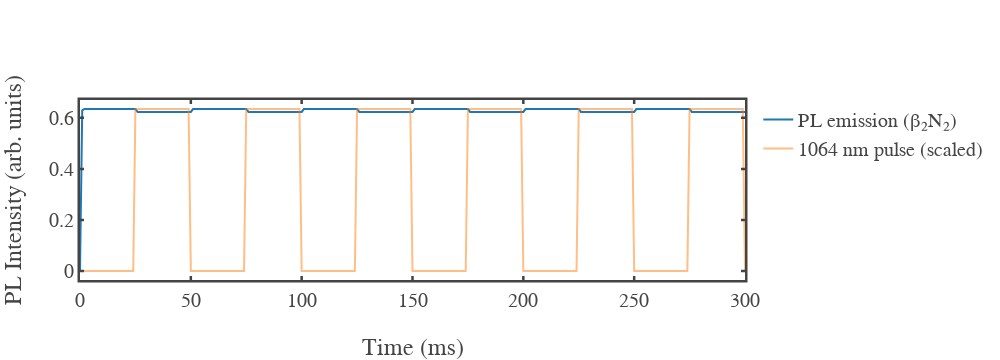

This figure's notebook cell:
### Code cell
import numpy as np
from scipy.integrate import solve_ivp
import plotly.graph_objects as go

# ------------------------------------------------------------
# --- Simulation parameters ---
# ------------------------------------------------------------
t_max = 300.0       # total simulation time in ms (enough to cover several pulses)
dt = 1.0            # time step in ms
t_eval = np.arange(0, t_max+dt, dt)

# Pulse parameters (ms)
laser_on = 25.0
laser_off = 25.0
period = laser_on + laser_off
phase_shift = laser_on  # phase offset for 1064 pulse

# Lifetimes (ms)
beta1 = 1/0.5   # generally longer as seen in the excited state of Yb3+
beta2 = 1/0.25  # effective lifetime from both 975 nm and 1064 nm wavelengths

# Coefficients (1/ms/mW)
# Chosen roughly to reproduce ~2% quenching for given powers
k_alpha1  = 5  # 975 nm excitation
k_alpha1p = 0.04
k_alpha2  = 0.06  # 1064 nm weak contribution
k_alpha2p = 0.0005
k_gamma_975 = 0.00001
k_gamma_1064 = 0.1

# # Lifetimes
# beta1 = 0.01
# beta2 = 0.03

# # Coefficients
# k_alpha1  = 2
# k_alpha1p = 0.05
# k_alpha2  = 0.07
# k_alpha2p = 0.0001
# k_gamma_975 = 0.00001
# k_gamma_1064 = 0.017

# Plotly template
fig_template = go.layout.Template()
fig_template.layout = {
    'template': 'simple_white+presentation',
    'autosize': False,
    'width': 1000,
    'height': 450,
    'xaxis': {'ticks':'inside','mirror':'ticks','linewidth':2.5,'tickwidth':2.5,'ticklen':4,'showline':True,'showgrid':False, 'zeroline':False},
    'yaxis': {'ticks':'inside','mirror':'ticks','linewidth':2.5,'tickwidth':2.5,'ticklen':4,'showline':True,'showgrid':False, 'zeroline':False},
    'font': {'family':'mathjax','size':20}
}

# ------------------------------------------------------------
# --- 1064 nm pulse function ---
# ------------------------------------------------------------
def make_I1064_func(I_1064_peak):
    def I1064(t):
        phase = np.mod(t + phase_shift, period)
        return np.where(phase < laser_on, I_1064_peak, 0.0)
    return I1064

# ------------------------------------------------------------
# --- Run simulation for chosen powers ---
# ------------------------------------------------------------
def run_sim_with_trace(I_975, I_1064_peak):
    I1064 = make_I1064_func(I_1064_peak)

    def I975_func(t):
        return I_975 if np.isscalar(t) else np.full_like(t, I_975)

    def alpha1(t):  return k_alpha1 * I975_func(t) + k_alpha2 * I1064(t)
    def alpha1p(t): return k_alpha1p * I975_func(t) + k_alpha2p * I1064(t)
    def gamma975(t):  return k_gamma_975 * I975_func(t)
    def gamma1064(t): return k_gamma_1064 * I1064(t)

    def rate_equations(t, N):
        N0, N1, N2 = N
        a1  = alpha1(t)
        a1p = alpha1p(t)
        g1  = gamma975(t)
        g2  = gamma1064(t)
        dN0 = -a1*N0 + (beta1+g1+g2)*N1 + beta2*N2
        dN1 = a1*N0 - (a1p+beta1+g1+g2)*N1
        dN2 = a1p*N1 - beta2*N2
        return [dN0, dN1, dN2]

    sol = solve_ivp(rate_equations, [0, t_max], [1,0,0],
                    t_eval=t_eval, atol=1e-9, rtol=1e-7)

    t = sol.t
    N2 = sol.y[2]
    emission = beta2 * N2

    I1064_trace = np.array([I1064(ti) for ti in t])
    return t, emission, I1064_trace

# ------------------------------------------------------------
# --- Manual powers in mW to match experiment ---
# ------------------------------------------------------------
I975_chosen  = 19.4
I1064_chosen = 77.0

PL_t, PL_em, I1064_t = run_sim_with_trace(I975_chosen, I1064_chosen)

# ------------------------------------------------------------
# --- Normalize 1064 nm pulse for visual overlay ---
# ------------------------------------------------------------
I1064_norm = I1064_t / I1064_t.max() * PL_em.max()

# ------------------------------------------------------------
# --- Plot PL + 1064 nm pulse ---
# ------------------------------------------------------------
fig_time = go.Figure()
fig_time.add_trace(go.Scatter(x=PL_t, y=PL_em, mode="lines", name="PL emission (β₂N₂)"))
fig_time.add_trace(go.Scatter(x=PL_t, y=I1064_norm, mode="lines", name="1064 nm pulse (scaled)", opacity=0.5))
fig_time.update_layout(template=fig_template, xaxis_title="Time (ms)", yaxis_title="PL Intensity (arb. units)")
fig_time.show()

# ------------------------------------------------------------
# --- Pulse-edge quenching with dt window ---
# ------------------------------------------------------------
pulse_index = 4
dt_sample = dt  # averaging window = 1 ms

# Detect rising edges of 1064 nm pulse
on_indices = np.where((I1064_t[:-1] == 0) & (I1064_t[1:] > 0))[0]
if pulse_index >= len(on_indices):
    raise ValueError("Not enough pulses in the simulation.")

idx_on = on_indices[pulse_index] + 1

# Detect falling edge of the same pulse
off_candidates = np.where(I1064_t[idx_on:] == 0)[0]
idx_off = idx_on + off_candidates[0]

# Small windows around edges
start_mask = (PL_t >= PL_t[idx_on]) & (PL_t < PL_t[idx_on] + dt_sample)
end_mask   = (PL_t >= PL_t[idx_off] - dt_sample) & (PL_t < PL_t[idx_off])

PL_start = PL_em[start_mask].mean()
PL_end   = PL_em[end_mask].mean()

quench_4th = (PL_start - PL_end) / PL_start * 100

print(f"PL at pulse start (avg): {PL_start:.6e}")
print(f"PL at pulse end   (avg): {PL_end:.6e}")
print(f"Quenching during 4th pulse: {quench_4th:.2f} %")

### Figure 1 — Plotly figure (JSON) as saved in the notebook; plotly's stock layout.template omitted (floating-point values rounded to 4 significant figures; data arrays with more than 128 entries replaced by an {"elided": "..."} marker saying what was removed)
{"data": [{"mode": "lines", "name": "PL emission (β₂N₂)", "type": "scatter", "x": {"elided": "301 float values"}, "y": {"elided": "301 float values"}}, {"mode": "lines", "name": "1064 nm pulse (scaled)", "opacity": 0.5, "type": "scatter", "x": {"elided": "301 float values"}, "y": {"elided": "301 float values"}}], "layout": {"height": 360, "width": 1000, "xaxis": {"autorange": true, "range": [0, 300], "title": {"text": "Time (ms)"}, "type": "linear"}, "yaxis": {"autorange": true, "range": [-0.03526, 0.67], "title": {"text": "PL Intensity (arb. units)"}, "type": "linear"}}}
